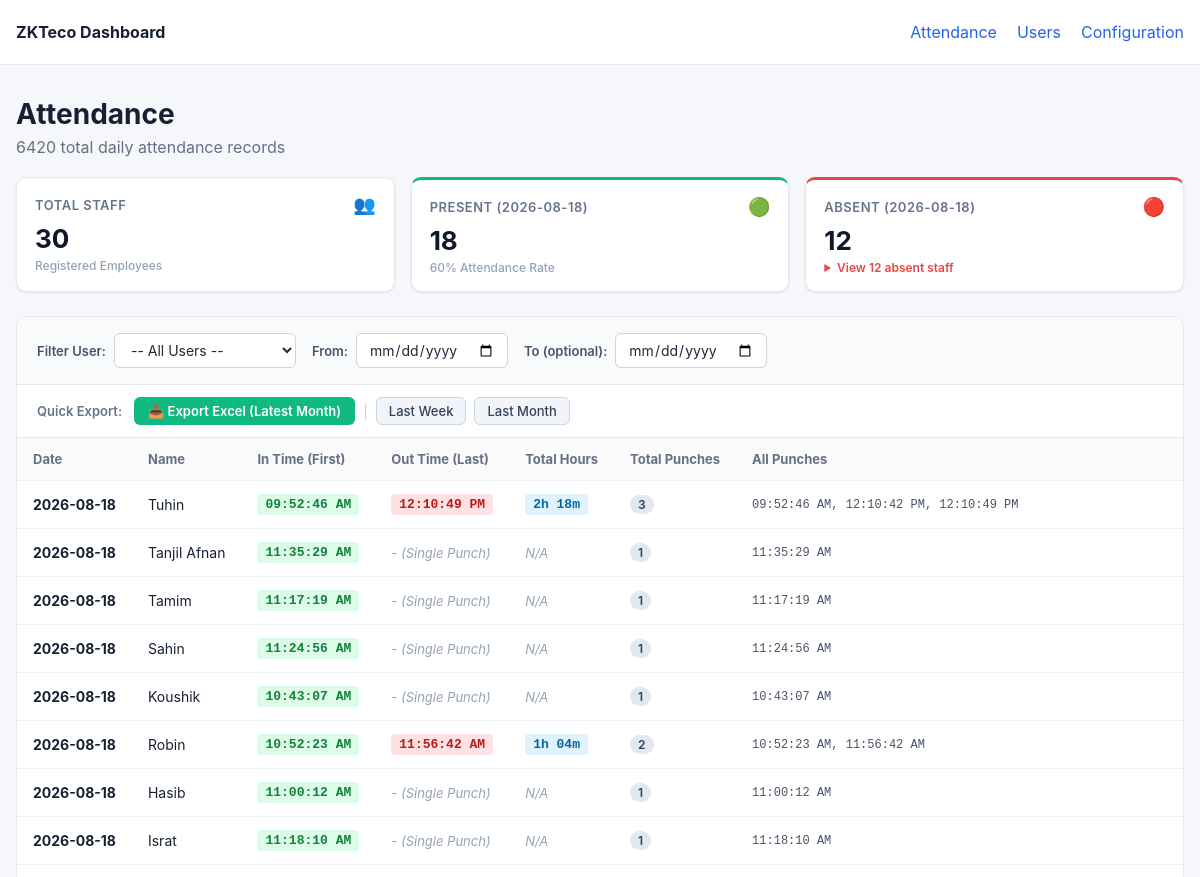
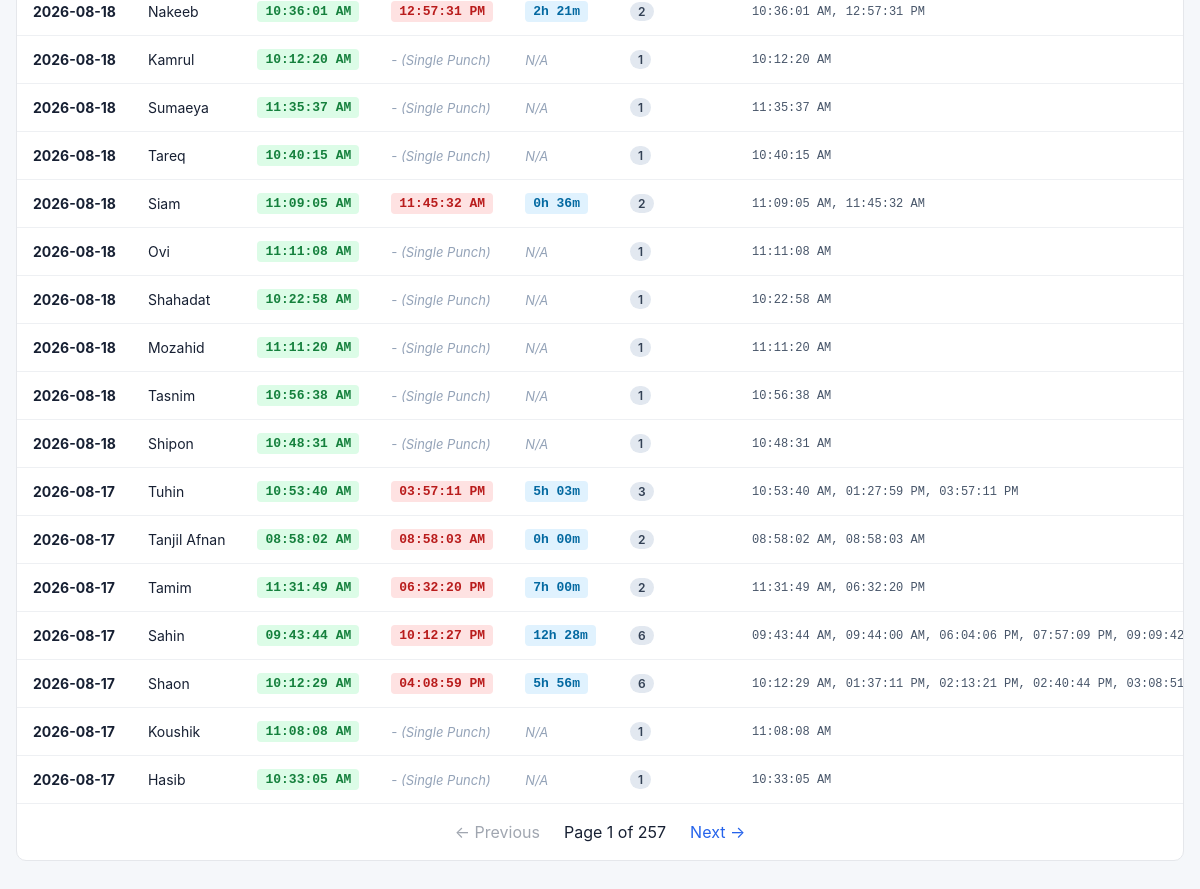
The page / on the database its author committed (2 pictures, top to bottom).
### tables this page shows
CREATE TABLE users (
            user_id TEXT PRIMARY KEY,
            name TEXT,
            privilege TEXT,
            created_at TEXT DEFAULT CURRENT_TIMESTAMP,
            updated_at TEXT DEFAULT CURRENT_TIMESTAMP
        );

### dashboard/app.py (the view)
@app.route("/")
def attendance():
    selected_user_id = request.args.get("user_id", "").strip()
    selected_from_date = request.args.get("from_date", "").strip()
    selected_to_date = request.args.get("to_date", "").strip()
    try:
        page = max(1, int(request.args.get("page", 1)))
    except ValueError:
        page = 1
    per_page = 25
    offset = (page - 1) * per_page
    db = get_db()
    all_users = db.execute(
        "SELECT user_id, name FROM users ORDER BY CAST(user_id AS INTEGER), user_id"
    ).fetchall()
    if selected_from_date and selected_to_date and selected_from_date == selected_to_date:
        target_date = selected_from_date
    elif selected_from_date and not selected_to_date:
        target_date = selected_from_date
    else:
        latest_date_row = db.execute("SELECT MAX(DATE(timestamp)) FROM attendance").fetchone()
        target_date = latest_date_row[0] if latest_date_row and latest_date_row[0] else datetime.now().strftime("%Y-%m-%d")
    present_rows = db.execute(
        "SELECT DISTINCT user_id FROM attendance WHERE DATE(timestamp) = ?",
        (target_date,),
    ).fetchall()
    present_uids = set(r[0] for r in present_rows)
    total_staff = len(all_users)
    present_count = len(present_uids)
    absent_count = max(0, total_staff - present_count)
    absent_users = [dict(u) for u in all_users if u["user_id"] not in present_uids]
    analytics = {
        "target_date": target_date,
        "total_staff": total_staff,
        "present_count": present_count,
        "absent_count": absent_count,
        "absent_users": absent_users,
    }
    conditions = []
    params = []
    if selected_user_id:
        conditions.append("a.user_id = ?")
        params.append(selected_user_id)
    if selected_from_date:
        conditions.append("DATE(a.timestamp) >= ?")
        params.append(selected_from_date)
    if selected_to_date:
        conditions.append("DATE(a.timestamp) <= ?")
        params.append(selected_to_date)
    where_clause = f"WHERE {' AND '.join(conditions)}" if conditions else ""
    count_sql = f"SELECT COUNT(*) FROM (SELECT 1 FROM attendance a {where_clause} GROUP BY a.user_id, DATE(a.timestamp))"
    total = db.execute(count_sql, params).fetchone()[0]
    rows_sql = f"""
        SELECT
            DATE(a.timestamp) AS date,
            a.user_id,
            COALESCE(u.name, 'Unknown') AS name,
            MIN(a.timestamp) AS min_ts,
            MAX(a.timestamp) AS max_ts,
            strftime('%I:%M:%S %p', MIN(a.timestamp)) AS in_time,
            strftime('%I:%M:%S %p', MAX(a.timestamp)) AS out_time,
            COUNT(*) AS total_punches,
            GROUP_CONCAT(strftime('%I:%M:%S %p', a.timestamp), ', ') AS all_punches
        FROM attendance a
        LEFT JOIN users u
            ON u.user_id = a.user_id
        {where_clause}
        GROUP BY a.user_id, DATE(a.timestamp)
        ORDER BY date DESC, CAST(a.user_id AS INTEGER), a.user_id
        LIMIT ? OFFSET ?
    """
    raw_rows = db.execute(rows_sql, params + [per_page, offset]).fetchall()
    db.close()
    rows = []
    for r in raw_rows:
        row_dict = dict(r)
        row_dict["total_hours"] = compute_total_hours(r["min_ts"], r["max_ts"], r["total_punches"])
        rows.append(row_dict)
    total_pages = max(1, (total + per_page - 1) // per_page)
    return render_template(
        "attendance.html",
        rows=rows,
        users_list=all_users,
        selected_user_id=selected_user_id,
        selected_from_date=selected_from_date,
        selected_to_date=selected_to_date,
        analytics=analytics,
        page=page,
        per_page=per_page,
        total=total,
        total_pages=total_pages,
    )

### dashboard/app.py (called while the page is built)
def get_db():
    db = sqlite3.connect(DB_FILE)
    db.row_factory = sqlite3.Row
    return db

def compute_total_hours(min_ts, max_ts, total_punches):
    if total_punches > 1 and min_ts and max_ts:
        try:
            t_in = datetime.fromisoformat(min_ts)
            t_out = datetime.fromisoformat(max_ts)
            diff = t_out - t_in
            secs = int(diff.total_seconds())
            if secs > 0:
                h = secs // 3600
                m = (secs % 3600) // 60
                return f"{h}h {m:02d}m"
        except Exception:
            pass
    return "N/A"

### dashboard/templates/attendance.html (shortened to what this page needs)
{% extends "base.html" %}
{% block content %}
<div class="page-header">
    <div>
        <h1>Attendance</h1>
        <p>
            {% if selected_from_date and selected_to_date %}
                Showing attendance {% if selected_user_id %}for User {{ selected_user_id }} {% endif %}from {{ selected_from_date }} to {{ selected_to_date }} ({{ total }} daily records found)
            {% elif selected_from_date %}
                Showing attendance {% if selected_user_id %}for User {{ selected_user_id }} {% endif %}from {{ selected_from_date }} onwards ({{ total }} daily records found)
            {% elif selected_to_date %}
                Showing attendance {% if selected_user_id %}for User {{ selected_user_id }} {% endif %}up to {{ selected_to_date }} ({{ total }} daily records found)
            {% elif selected_user_id %}
                Showing daily attendance for User {{ selected_user_id }} ({{ total }} daily records found)
            {% else %}
                {{ total }} total daily attendance records
            {% endif %}
        </p>
    </div>
</div>
<div class="kpi-grid">
    <div class="kpi-card">
        <div class="kpi-header">
            <span class="kpi-label">Total Staff</span>
            <span class="kpi-icon">👥</span>
        </div>
        <div class="kpi-value">{{ analytics.total_staff }}</div>
        <div class="kpi-sub">Registered Employees</div>
    </div>
    <div class="kpi-card kpi-card-success">
        <div class="kpi-header">
            <span class="kpi-label">Present ({{ analytics.target_date }})</span>
            <span class="kpi-icon">🟢</span>
        </div>
        <div class="kpi-value">{{ analytics.present_count }}</div>
        <div class="kpi-sub">{{ ((analytics.present_count / (analytics.total_staff or 1)) * 100)|round|int }}% Attendance Rate</div>
    </div>
    <div class="kpi-card kpi-card-danger">
        <div class="kpi-header">
            <span class="kpi-label">Absent ({{ analytics.target_date }})</span>
            <span class="kpi-icon">🔴</span>
        </div>
        <div class="kpi-value">{{ analytics.absent_count }}</div>
        <div class="kpi-sub">
            {% if analytics.absent_count > 0 %}
                <details class="absent-details">
                    <summary>View {{ analytics.absent_count }} absent staff</summary>
                </details>
            {% else %}
                All staff present!
            {% endif %}
        </div>
    </div>
</div>
<div class="card">
    <form method="GET" action="{{ url_for('attendance') }}" class="filter-bar">
        <div class="filter-group">
            <label for="user-select">Filter User:</label>
            <select name="user_id" id="user-select" onchange="this.form.submit()">
                <option value="">-- All Users --</option>
            </select>
        </div>
        <div class="filter-group">
            <label for="from-date">From:</label>
            <input type="date" name="from_date" id="from-date" value="{{ selected_from_date }}" onchange="this.form.submit()">
        </div>
        <div class="filter-group">
            <label for="to-date">To (optional):</label>
            <input type="date" name="to_date" id="to-date" value="{{ selected_to_date }}" onchange="this.form.submit()">
        </div>
    </form>
    <div class="export-bar">
        <div class="export-label">Quick Export:</div>
        <div class="export-buttons">
            <a href="{{ url_for('export_excel', user_id=selected_user_id, from_date=selected_from_date, to_date=selected_to_date) }}" class="btn-export">
                📥 Export Excel {% if not selected_user_id and not selected_from_date and not selected_to_date %}(Latest Month){% else %}(Filtered){% endif %}
            </a>
            <span class="divider">|</span>
            <a href="{{ url_for('export_excel', preset='last_week', user_id=selected_user_id) }}" class="btn-preset">Last Week</a>
            <a href="{{ url_for('export_excel', preset='last_month', user_id=selected_user_id) }}" class="btn-preset">Last Month</a>
        </div>
    </div>
    <div class="table-wrap">
        <table>
            <thead>
                <tr>
                    <th>Date</th>
                    <th>Name</th>
                    <th>In Time (First)</th>
                    <th>Out Time (Last)</th>
                    <th>Total Hours</th>
                    <th>Total Punches</th>
                    <th>All Punches</th>
                </tr>
            </thead>
            <tbody>
            {% for row in rows %}
                <tr>
                    <td><strong>{{ row.date }}</strong></td>
                    <td>{{ row.name }}</td>
                    <td>
                        <span class="time-tag in-time">{{ row.in_time }}</span>
                    </td>
                    <td>
                        {% if row.total_punches > 1 %}
                            <span class="time-tag out-time">{{ row.out_time }}</span>
                        {% else %}
                            <span class="single-punch">- (Single Punch)</span>
                        {% endif %}
                    </td>
                    <td>
                        <span class="{% if row.total_hours != 'N/A' %}hours-tag{% else %}single-punch{% endif %}">
                            {{ row.total_hours }}
                        </span>
                    </td>
                    <td><span class="badge">{{ row.total_punches }}</span></td>
                    <td class="punch-list">{{ row.all_punches }}</td>
                </tr>
            {% else %}
                <tr>
                    <td colspan="7" class="empty">No attendance records found.</td>
                </tr>
            {% endfor %}
            </tbody>
        </table>
    </div>
    {% include "_pagination.html" %}
</div>
{% endblock %}

### dashboard/templates/base.html (shortened to what this page needs)
<!doctype html>
<html lang="en">
<head>
    <link rel="stylesheet" href="{{ url_for('static', filename='style.css') }}">
</head>
<body>
<header class="topbar">
    <div class="container nav">
        <div class="brand">ZKTeco Dashboard</div>
        <nav>
            <a href="{{ url_for('attendance') }}">Attendance</a>
            <a href="{{ url_for('users') }}">Users</a>
            <a href="{{ url_for('config_page') }}">Configuration</a>
        </nav>
    </div>
</header>
<main class="container">
    {% block content %}{% endblock %}
</main>
</body>
</html>

### dashboard/templates/_pagination.html
{% if total_pages > 1 %}
<div class="pagination">
    {% if page > 1 %}
        <a href="{{ url_for(request.endpoint, page=page - 1, user_id=selected_user_id if selected_user_id else None, from_date=selected_from_date if selected_from_date else None, to_date=selected_to_date if selected_to_date else None) }}">← Previous</a>
    {% else %}
        <span class="disabled">← Previous</span>
    {% endif %}
    <span>Page {{ page }} of {{ total_pages }}</span>
    {% if page < total_pages %}
        <a href="{{ url_for(request.endpoint, page=page + 1, user_id=selected_user_id if selected_user_id else None, from_date=selected_from_date if selected_from_date else None, to_date=selected_to_date if selected_to_date else None) }}">Next →</a>
    {% else %}
        <span class="disabled">Next →</span>
    {% endif %}
</div>
{% endif %}

### rows shown on the page
users: date "2026-08-18", name "Tuhin", in_time "09:52:46 AM", out_time "12:10:49 PM", total_hours "2h 18m", total_punches "3", all_punches "09:52:46 AM, 12:10:42 PM, 12:10:49 PM"
users: date "2026-08-18", name "Tanjil Afnan", in_time "11:35:29 AM", shows "- (Single Punch)", total_hours "N/A", total_punches "1", all_punches "11:35:29 AM", date "2026-08-17", in_time "08:58:02 AM", out_time "08:58:03 AM", total_hours "0h 00m", total_punches "2", all_punches "08:58:02 AM, 08:58:03 AM"
users: date "2026-08-18", name "Tamim", in_time "11:17:19 AM", shows "- (Single Punch)", total_hours "N/A", total_punches "1", all_punches "11:17:19 AM"
users: date "2026-08-18", name "Sahin", in_time "11:24:56 AM", shows "- (Single Punch)", total_hours "N/A", total_punches "1", all_punches "11:24:56 AM"
users: date "2026-08-18", name "Koushik", in_time "10:43:07 AM", shows "- (Single Punch)", total_hours "N/A", total_punches "1", all_punches "10:43:07 AM"
users: date "2026-08-18", name "Robin", in_time "10:52:23 AM", out_time "11:56:42 AM", total_hours "1h 04m", total_punches "2", all_punches "10:52:23 AM, 11:56:42 AM"
users: date "2026-08-18", name "Hasib", in_time "11:00:12 AM", shows "- (Single Punch)", total_hours "N/A", total_punches "1", all_punches "11:00:12 AM"
users: date "2026-08-18", name "Israt", in_time "11:18:10 AM", shows "- (Single Punch)", total_hours "N/A", total_punches "1", all_punches "11:18:10 AM"
users: date "2026-08-18", name "Nakeeb", in_time "10:36:01 AM", out_time "12:57:31 PM", total_hours "2h 21m", total_punches "2", all_punches "10:36:01 AM, 12:57:31 PM"
users: date "2026-08-18", name "Kamrul", in_time "10:12:20 AM", shows "- (Single Punch)", total_hours "N/A", total_punches "1", all_punches "10:12:20 AM"
users: date "2026-08-18", name "Sumaeya", in_time "11:35:37 AM", shows "- (Single Punch)", total_hours "N/A", total_punches "1", all_punches "11:35:37 AM"
users: date "2026-08-18", name "Tareq", in_time "10:40:15 AM", shows "- (Single Punch)", total_hours "N/A", total_punches "1", all_punches "10:40:15 AM"
users: date "2026-08-18", name "Siam", in_time "11:09:05 AM", out_time "11:45:32 AM", total_hours "0h 36m", total_punches "2", all_punches "11:09:05 AM, 11:45:32 AM"
users: date "2026-08-18", name "Ovi", in_time "11:11:08 AM", shows "- (Single Punch)", total_hours "N/A", total_punches "1", all_punches "11:11:08 AM"
users: date "2026-08-18", name "Shahadat", in_time "10:22:58 AM", shows "- (Single Punch)", total_hours "N/A", total_punches "1", all_punches "10:22:58 AM"
users: date "2026-08-18", name "Mozahid", in_time "11:11:20 AM", shows "- (Single Punch)", total_hours "N/A", total_punches "1", all_punches "11:11:20 AM"
users: date "2026-08-18", name "Tasnim", in_time "10:56:38 AM", shows "- (Single Punch)", total_hours "N/A", total_punches "1", all_punches "10:56:38 AM"
users: date "2026-08-18", name "Shipon", in_time "10:48:31 AM", shows "- (Single Punch)", total_hours "N/A", total_punches "1", all_punches "10:48:31 AM"
users: date "2026-08-17", name "Shaon", in_time "10:12:29 AM", out_time "04:08:59 PM", total_hours "5h 56m", total_punches "6", all_punches "10:12:29 AM, 01:37:11 PM, 02:13:21 PM, 02:40:44 PM, 03:08:51…"

### other values the page prints
{{ total }} "6420"
{{ analytics.total_staff }} "30"
{{ analytics.target_date }} "2026-08-18"
{{ analytics.present_count }} "18"
{{ analytics.absent_count }} "12"
{{ row.date }} "2026-08-17" "2026-08-17" "2026-08-17" "2026-08-17" "2026-08-17"
{{ row.name }} "Tuhin" "Tamim" "Sahin" "Koushik" "Hasib"
{{ row.in_time }} "10:53:40 AM" "11:31:49 AM" "09:43:44 AM" "11:08:08 AM" "10:33:05 AM"
{{ row.out_time }} "03:57:11 PM" "06:32:20 PM" "10:12:27 PM"
{{ row.total_hours }} "5h 03m" "7h 00m" "12h 28m" "N/A" "N/A"
{{ row.total_punches }} "3" "2" "6" "1" "1"
{{ row.all_punches }} "10:53:40 AM, 01:27:59 PM, 03:57:11 PM" "11:31:49 AM, 06:32:20 PM" "09:43:44 AM, 09:44:00 AM, 06:04:06 PM, 07:57:09 PM, 09:09:42…" "11:08:08 AM" "10:33:05 AM"
{{ page }} "1"
{{ total_pages }} "257"
